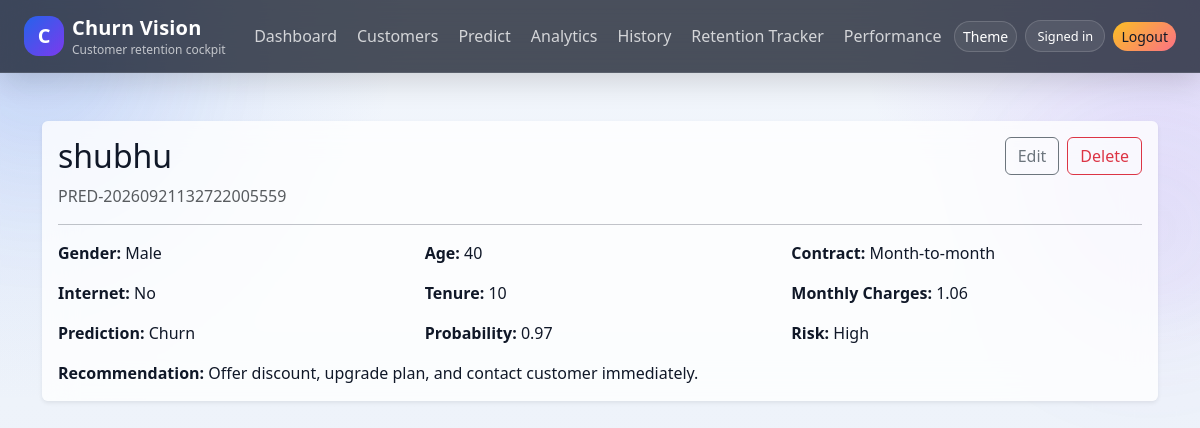
/customers/8/ (signed in), run on the app's committed database.
### churnapp/models.py (models this page shows, shortened)
class Customer(models.Model):
    GENDER_CHOICES = [("Male", "Male"), ("Female", "Female")]
    CONTRACT_CHOICES = [
        ("Month-to-month", "Month-to-month"),
        ("One year", "One year"),
        ("Two year", "Two year"),
    ]
    INTERNET_CHOICES = [
        ("DSL", "DSL"),
        ("Fiber optic", "Fiber optic"),
        ("No", "No"),
    ]
    PREDICTION_CHOICES = [("Stay", "Stay"), ("Churn", "Churn")]
    RISK_CHOICES = [("Low", "Low"), ("Medium", "Medium"), ("High", "High")]
    customer_id = models.CharField(max_length=30, unique=True)
    name = models.CharField(max_length=120)
    gender = models.CharField(max_length=10, choices=GENDER_CHOICES)
    age = models.PositiveIntegerField()
    contract = models.CharField(max_length=30, choices=CONTRACT_CHOICES)
    internet_service = models.CharField(max_length=20, choices=INTERNET_CHOICES)
    tenure = models.PositiveIntegerField()
    monthly_charges = models.DecimalField(max_digits=10, decimal_places=2)
    is_active = models.BooleanField(default=True)
    churn_prediction = models.CharField(max_length=10, choices=PREDICTION_CHOICES, blank=True)
    churn_probability = models.FloatField(default=0)
    risk_level = models.CharField(max_length=10, choices=RISK_CHOICES, blank=True)
    recommendation = models.TextField(blank=True)
    last_predicted_at = models.DateTimeField(null=True, blank=True)
    created_at = models.DateTimeField(auto_now_add=True)
    updated_at = models.DateTimeField(auto_now=True)

### churnapp/views.py (the view)
# urls.py: path("customers/<int:pk>/", views.customer_detail, name="customer_detail"),
@login_required
def customer_detail(request, pk):
    customer = get_object_or_404(Customer, pk=pk)
    return render(request, "customer_detail.html", {"customer": customer})

### templates/customer_detail.html (shortened to what this page needs)
{% extends "base.html" %}
{% block content %}
<div class="card shadow-sm border-0">
  <div class="card-body">
    <div class="d-flex justify-content-between align-items-start">
      <div>
        <h2>{{ customer.name }}</h2>
        <p class="text-muted mb-0">{{ customer.customer_id }}</p>
      </div>
      <div class="d-flex gap-2">
        <a class="btn btn-outline-secondary" href="{% url 'customer_edit' customer.pk %}">Edit</a>
        <a class="btn btn-outline-danger" href="{% url 'customer_delete' customer.pk %}">Delete</a>
      </div>
    </div>
    <hr>
    <div class="row g-3">
      <div class="col-md-4"><strong>Gender:</strong> {{ customer.gender }}</div>
      <div class="col-md-4"><strong>Age:</strong> {{ customer.age }}</div>
      <div class="col-md-4"><strong>Contract:</strong> {{ customer.contract }}</div>
      <div class="col-md-4"><strong>Internet:</strong> {{ customer.internet_service }}</div>
      <div class="col-md-4"><strong>Tenure:</strong> {{ customer.tenure }}</div>
      <div class="col-md-4"><strong>Monthly Charges:</strong> {{ customer.monthly_charges }}</div>
      <div class="col-md-4"><strong>Prediction:</strong> {{ customer.churn_prediction }}</div>
      <div class="col-md-4"><strong>Probability:</strong> {{ customer.churn_probability }}</div>
      <div class="col-md-4"><strong>Risk:</strong> {{ customer.risk_level }}</div>
      <div class="col-12"><strong>Recommendation:</strong> {{ customer.recommendation }}</div>
    </div>
  </div>
</div>
{% endblock %}

### static/css/style.css (style rules this page uses)
:root { --bg: #f2f6fc; --bg-alt: #eaf0f8; --panel: rgba(255, 255, 255, 0.78); --panel-solid: #ffffff; --text: #101828; --muted: #667085; --border: rgba(16, 24, 40, 0.08); --primary: #2563eb; --primary-2: #7c3aed; --accent: #f97316; --success: #16a34a; --danger: #dc2626; --shadow: 0 18px 50px rgba(15, 23, 42, 0.10); }
body { min-height: 100vh; color: var(--text); background: radial-gradient(circle at top left, rgba(37, 99, 235, 0.14), transparent 28%), radial-gradient(circle at top right, rgba(124, 58, 237, 0.14), transparent 24%), linear-gradient(180deg, var(--bg) 0%, var(--bg-alt) 100%); }
body::before { content: ""; position: fixed; inset: 0; background-image: linear-gradient(rgba(255,255,255,0.03) 1px, transparent 1px), linear-gradient(90deg, rgba(255,255,255,0.03) 1px, transparent 1px); background-size: 42px 42px; pointer-events: none; opacity: 0.25; }
.hero-panel, .metric-card, .card, .table-card, .surface { position: relative; z-index: 1; background: var(--panel); backdrop-filter: blur(16px); border: 1px solid var(--border); box-shadow: var(--shadow); color: var(--text); }

### data on the page
Customer: name "shubhu", customer_id "PRED-20260921132722005559", gender "Male", age "40", contract "Month-to-month", internet_service "No", tenure "10", monthly_charges "1.06", churn_prediction "Churn", churn_probability "0.97", risk_level "High", recommendation "Offer discount, upgrade plan, and contact customer immediately."
